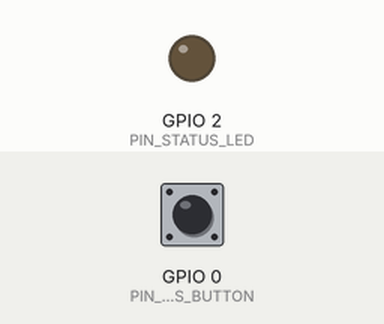
Recording of a sketch running on a simulated ESP32. Shown: output pins drawn as LEDs (lit = HIGH). The inputs (shaded band) are chosen by the test bench; at power-on: GPIO 0 (PIN_SOS_BUTTON) HIGH. WiFi joins after 1.5 s; servers stay silent unless stated; uploads are accepted with an empty reply; what the sketch prints to the serial monitor is not drawn.

Above: at 2.9 s.
3.0 s: GPIO 0 (PIN_SOS_BUTTON) pulled LOW for 3.2 s
At 6.6 s:
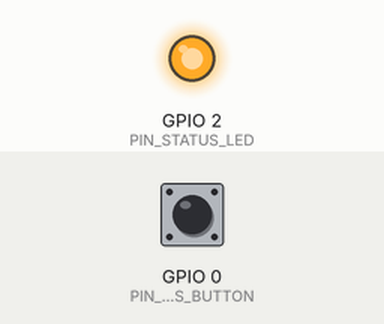
8.2 s: GPIO 0 (PIN_SOS_BUTTON) pulled LOW for 0.15 s
Timing chart, 0 to 11.2 s (numbered marks = the images above; inputs shaded):
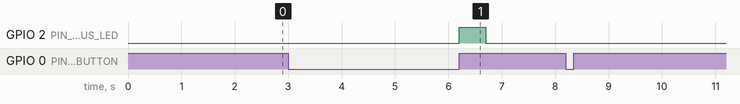

The sketch:

esp32-sos.ino
```cpp
#include <WiFi.h>
#include <WiFiClientSecure.h>
#include <HTTPClient.h>

// WiFi
#define WIFI_SSID "ishan"
#define WIFI_PASSWORD "ishan123"

// Firebase RTDB (REST)
const char *FIREBASE_DB_URL =
  "https://highway-123e3-default-rtdb.asia-southeast1.firebasedatabase.app";

// Pins
const int PIN_SOS_BUTTON = 0; // BOOT button on most ESP32-WROOM-32 dev boards
const int PIN_STATUS_LED = 2;

bool pressed = false;
unsigned long pressStart = 0;
const unsigned long LONG_PRESS_MS = 3000;

void sendJsonToFirebase(const String &path, const String &payload) {
  if (WiFi.status() != WL_CONNECTED) return;

  WiFiClientSecure client;
  client.setInsecure();

  HTTPClient http;
  String url = String(FIREBASE_DB_URL) + path + ".json";
  http.begin(client, url);
  http.addHeader("Content-Type", "application/json");
  int code = http.PUT(payload);
  Serial.print("Firebase update: ");
  Serial.println(code);
  String body = http.getString();
  if (body.length()) {
    Serial.print("Firebase response: ");
    Serial.println(body);
  }
  http.end();
}

void setup() {
  Serial.begin(115200);
  delay(200);

  pinMode(PIN_SOS_BUTTON, INPUT_PULLUP);
  pinMode(PIN_STATUS_LED, OUTPUT);
  digitalWrite(PIN_STATUS_LED, LOW);

  WiFi.mode(WIFI_STA);
  WiFi.begin(WIFI_SSID, WIFI_PASSWORD);
  Serial.print("WiFi: connecting");
  while (WiFi.status() != WL_CONNECTED) {
    delay(300);
    Serial.print(".");
  }
  Serial.println();
  Serial.print("WiFi: connected, IP=");
  Serial.println(WiFi.localIP());

  Serial.println("Firebase REST: initialized");
}

void loop() {
  bool isDown = (digitalRead(PIN_SOS_BUTTON) == LOW);
  unsigned long now = millis();

  if (isDown && !pressed) {
    pressed = true;
    pressStart = now;
    Serial.println("SOS button: pressed");
  }

  if (!isDown && pressed) {
    pressed = false;
    Serial.println("SOS button: released");
  }

  if (pressed && (now - pressStart >= LONG_PRESS_MS)) {
    pressed = false;
    Serial.println("SOS: long press detected, sending alert");
    String payload = "{";
    payload += "\"active\":true,";
    payload += "\"level\":\"HIGH\",";
    payload += "\"timestampMs\":" + String((unsigned long)millis());
    payload += "}";
    sendJsonToFirebase("/alerts/sos", payload);
    digitalWrite(PIN_STATUS_LED, HIGH);
    delay(500);
    digitalWrite(PIN_STATUS_LED, LOW);
  }
}
```

Measured:
- after the input at 3.0 s, GPIO 2 (PIN_STATUS_LED): LOW → HIGH after 3.2 s, → LOW 0.50 s later
- after the input at 8.2 s, every drawn part: stays the same
